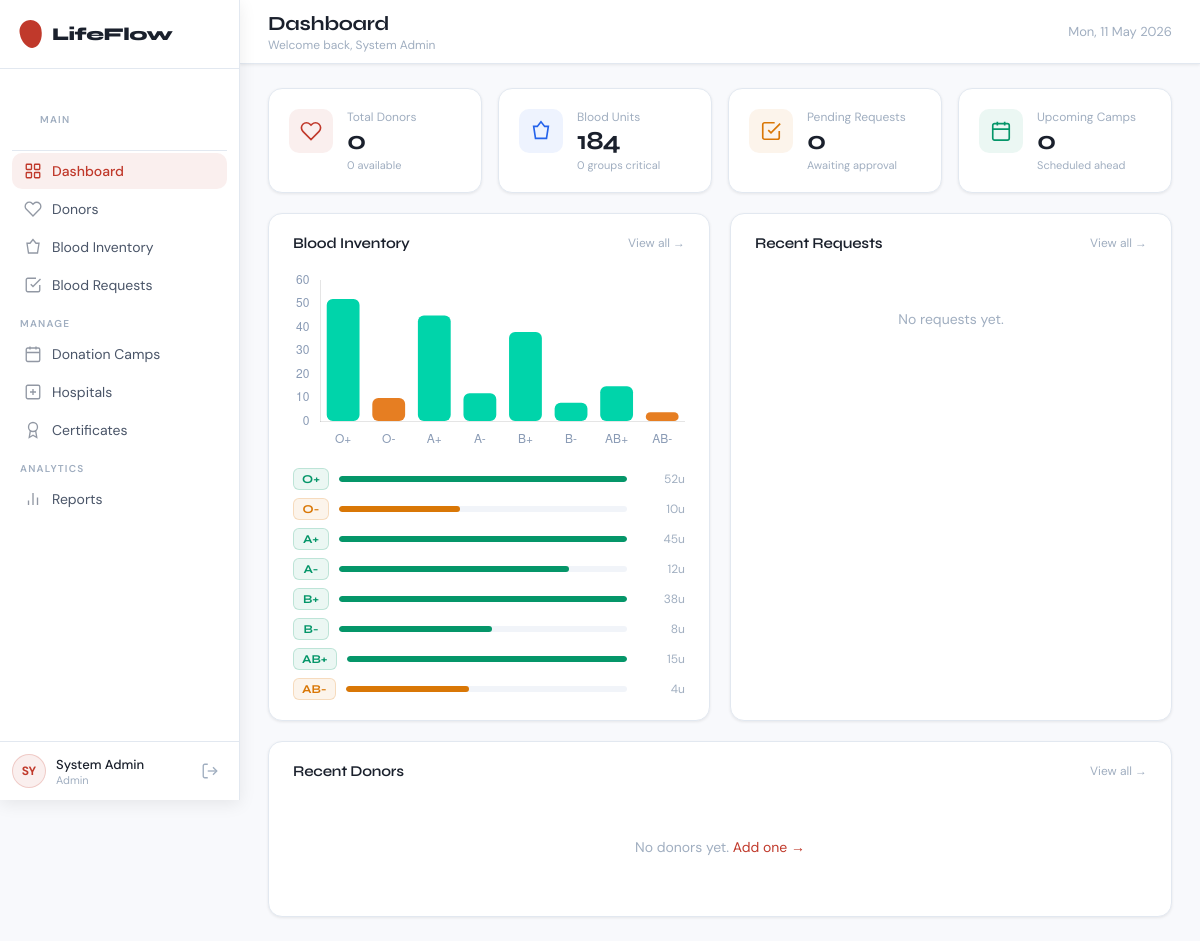
/pages/dashboard.php (signed in), run on the app's committed database.
### tables this page shows
CREATE TABLE blood_inventory (
  id             INT AUTO_INCREMENT PRIMARY KEY,
  blood_group    ENUM('A+','A-','B+','B-','AB+','AB-','O+','O-') NOT NULL UNIQUE,
  units          INT NOT NULL DEFAULT 0,
  critical_level INT NOT NULL DEFAULT 5,
  updated_at     TIMESTAMP NOT NULL DEFAULT CURRENT_TIMESTAMP ON UPDATE CURRENT_TIMESTAMP
);

### classes/Auth.php (called while the page is built, shortened)
<?php
class Auth {
    public static function currentUser(): array {
        return [
            'id'   => $_SESSION['user_id']   ?? null,
            'name' => $_SESSION['user_name'] ?? 'Guest',
            'role' => $_SESSION['user_role'] ?? '',
        ];
    }
}
?>

### pages/dashboard.php (the view, shortened to what this page needs)
<?php
require_once '../classes/Auth.php';
$user = Auth::currentUser();
$db   = Database::getInstance();
$totalDonors    = (int)$db->query("SELECT COUNT(*) FROM donors")->fetchColumn();
$availDonors    = (int)$db->query("SELECT COUNT(*) FROM donors WHERE is_available=1")->fetchColumn();
$totalUnits     = (int)$db->query("SELECT COALESCE(SUM(units),0) FROM blood_inventory")->fetchColumn();
$pendingReqs    = (int)$db->query("SELECT COUNT(*) FROM blood_requests WHERE status='pending'")->fetchColumn();
$upcomingCamps  = (int)$db->query("SELECT COUNT(*) FROM donation_camps WHERE status='upcoming' AND camp_date>=CURDATE()")->fetchColumn();
$criticalGroups = (int)$db->query("SELECT COUNT(*) FROM blood_inventory WHERE units<=critical_level")->fetchColumn();
$inventory = $db->query("SELECT blood_group, units, critical_level FROM blood_inventory ORDER BY FIELD(blood_group,'O+','O-','A+','A-','B+','B-','AB+','AB-')")->fetchAll();
$recentReqs = $db->query("SELECT br.id, br.blood_group, br.units_needed, br.urgency, br.status, br.requested_at, u.name as hospital_name FROM blood_requests br JOIN users u ON br.hospital_id=u.id ORDER BY br.requested_at DESC LIMIT 6")->fetchAll();
$recentDonors = $db->query("SELECT d.id, d.blood_group, d.city, d.last_donated, d.is_available, d.created_at, u.name, u.email FROM donors d JOIN users u ON d.user_id=u.id ORDER BY d.created_at DESC LIMIT 5")->fetchAll();
?>
<!DOCTYPE html>
<html lang="en">
<head>
<link rel="stylesheet" href="../assets/css/dashboard.css">
</head>
<body>
<?php require_once '../includes/sidebar.php'; ?>
<div class="main-wrap">
  <header class="topbar">
    <div class="topbar-left">
      <div><h1 class="page-title">Dashboard</h1><p class="page-sub">Welcome back, <?= htmlspecialchars($user['name']) ?></p></div>
    </div>
    <div class="topbar-right">
      <div class="topbar-date"><?= date('D, d M Y') ?></div>
    </div>
  </header>
  <div class="content">
    <div class="stats-grid">
      <div class="stat-card"><div class="stat-icon icon-red"><svg width="22" height="22" viewBox="0 0 24 24" fill="none" stroke="currentColor" stroke-width="1.8"><path d="M20.84 4.61a5.5 5.5 0 0 0-7.78 0L12 5.67l-1.06-1.06a5.5 5.5 0 0 0-7.78 7.78l1.06 1.06L12 21.23l7.78-7.78 1.06-1.06a5.5 5.5 0 0 0 0-7.78z"/></svg></div><div class="stat-body"><span class="stat-label">Total Donors</span><span class="stat-value"><?= $totalDonors ?></span><span class="stat-sub"><?= $availDonors ?> available</span></div></div>
      <div class="stat-card"><div class="stat-icon icon-blue"><svg width="22" height="22" viewBox="0 0 24 24" fill="none" stroke="currentColor" stroke-width="1.8"><path d="M12 2L8 7H4l2 13h12L20 7h-4L12 2z"/></svg></div><div class="stat-body"><span class="stat-label">Blood Units</span><span class="stat-value"><?= $totalUnits ?></span><span class="stat-sub <?= $criticalGroups>0?'text-danger':'' ?>"><?= $criticalGroups ?> groups critical</span></div></div>
      <div class="stat-card"><div class="stat-icon icon-amber"><svg width="22" height="22" viewBox="0 0 24 24" fill="none" stroke="currentColor" stroke-width="1.8"><path d="M9 11l3 3L22 4"/><path d="M21 12v7a2 2 0 0 1-2 2H5a2 2 0 0 1-2-2V5a2 2 0 0 1 2-2h11"/></svg></div><div class="stat-body"><span class="stat-label">Pending Requests</span><span class="stat-value"><?= $pendingReqs ?></span><span class="stat-sub">Awaiting approval</span></div></div>
      <div class="stat-card"><div class="stat-icon icon-green"><svg width="22" height="22" viewBox="0 0 24 24" fill="none" stroke="currentColor" stroke-width="1.8"><rect x="3" y="4" width="18" height="18" rx="2"/><path d="M16 2v4M8 2v4M3 10h18"/></svg></div><div class="stat-body"><span class="stat-label">Upcoming Camps</span><span class="stat-value"><?= $upcomingCamps ?></span><span class="stat-sub">Scheduled ahead</span></div></div>
    </div>
    <div class="grid-2">
      <div class="card">
        <div class="card-header"><h3>Blood Inventory</h3><a href="inventory.php" class="card-link">View all →</a></div>
        <div class="chart-wrap"><canvas id="invChart"></canvas></div>
        <div class="inventory-legend">
          <?php foreach($inventory as $inv):
            $pct = min(100, ($inv['units'] / max(1, $inv['critical_level']*3)) * 100);
            $cls = $inv['units'] <= $inv['critical_level'] ? 'crit' : ($inv['units'] <= $inv['critical_level']*1.5 ? 'warn' : 'ok');
          ?>
          <div class="inv-item">
            <span class="blood-badge <?= $cls ?>"><?= $inv['blood_group'] ?></span>
            <div class="inv-bar-wrap"><div class="inv-bar <?= $cls ?>" style="width:<?= round($pct) ?>%"></div></div>
            <span class="inv-units"><?= $inv['units'] ?>u</span>
          </div>
          <?php endforeach; ?>
        </div>
      </div>
      <div class="card">
        <div class="card-header"><h3>Recent Requests</h3><a href="requests.php" class="card-link">View all →</a></div>
        <?php if(empty($recentReqs)): ?>
        <div class="empty-state">No requests yet.</div>
        <?php endif; ?>
      </div>
    </div>
    <div class="card">
      <div class="card-header"><h3>Recent Donors</h3><a href="donors.php" class="card-link">View all →</a></div>
      <?php if(empty($recentDonors)): ?>
      <div class="empty-state">No donors yet. <a href="donors.php">Add one →</a></div>
      <?php endif; ?>
    </div>
  </div>
</div>
<script>
const inv = <?= json_encode(array_map(fn($i)=>['g'=>$i['blood_group'],'u'=>(int)$i['units'],'c'=>(int)$i['critical_level']], $inventory)) ?>;
new Chart(document.getElementById('invChart'), {
  type:'bar',
  data:{labels:inv.map(d=>d.g),datasets:[{data:inv.map(d=>d.u),backgroundColor:inv.map(d=>d.u<=d.c?'#e74c3c':d.u<=d.c*1.5?'#e67e22':'#00d4aa'),borderRadius:6,borderSkipped:false}]},
  options:{responsive:true,maintainAspectRatio:false,plugins:{legend:{display:false}},scales:{x:{grid:{color:'rgba(255,255,255,0.04)'},ticks:{color:'#8a9bb5'}},y:{grid:{color:'rgba(255,255,255,0.04)'},ticks:{color:'#8a9bb5'},beginAtZero:true}}}
});
</script>
</body></html>

### includes/sidebar.php (shortened to what this page needs)
<?php
$current = basename($_SERVER['PHP_SELF']);
function navItem($href, $label, $icon, $current) {
    $active = (basename($href) === $current) ? 'active' : '';
    return "<a href='$href' class='nav-item $active'>$icon<span>$label</span></a>";
}
$u = Auth::currentUser();
?>
<aside class="sidebar" id="sidebar">
  <a href="/bloodbank/public/home.php" class="sidebar-logo" style="text-decoration:none">
    <span class="logo-drop"></span>
    <span class="logo-text">LifeFlow</span>
  <nav class="sidebar-nav">
    <span class="nav-section">Main</span>
    <?= navItem('dashboard.php','Dashboard','<svg width="18" height="18" viewBox="0 0 24 24" fill="none" stroke="currentColor" stroke-width="1.8"><rect x="3" y="3" width="7" height="7" rx="1"/><rect x="14" y="3" width="7" height="7" rx="1"/><rect x="3" y="14" width="7" height="7" rx="1"/><rect x="14" y="14" width="7" height="7" rx="1"/></svg>',$current) ?>
    <?= navItem('donors.php','Donors','<svg width="18" height="18" viewBox="0 0 24 24" fill="none" stroke="currentColor" stroke-width="1.8"><path d="M20.84 4.61a5.5 5.5 0 0 0-7.78 0L12 5.67l-1.06-1.06a5.5 5.5 0 0 0-7.78 7.78l1.06 1.06L12 21.23l7.78-7.78 1.06-1.06a5.5 5.5 0 0 0 0-7.78z"/></svg>',$current) ?>
    <?= navItem('inventory.php','Blood Inventory','<svg width="18" height="18" viewBox="0 0 24 24" fill="none" stroke="currentColor" stroke-width="1.8"><path d="M12 2L8 7H4l2 13h12L20 7h-4L12 2z"/></svg>',$current) ?>
    <?= navItem('requests.php','Blood Requests','<svg width="18" height="18" viewBox="0 0 24 24" fill="none" stroke="currentColor" stroke-width="1.8"><path d="M9 11l3 3L22 4"/><path d="M21 12v7a2 2 0 0 1-2 2H5a2 2 0 0 1-2-2V5a2 2 0 0 1 2-2h11"/></svg>',$current) ?>
    <span class="nav-section">Manage</span>
    <?= navItem('camps.php','Donation Camps','<svg width="18" height="18" viewBox="0 0 24 24" fill="none" stroke="currentColor" stroke-width="1.8"><rect x="3" y="4" width="18" height="18" rx="2"/><path d="M16 2v4M8 2v4M3 10h18"/></svg>',$current) ?>
    <?= navItem('hospitals.php','Hospitals','<svg width="18" height="18" viewBox="0 0 24 24" fill="none" stroke="currentColor" stroke-width="1.8"><rect x="3" y="3" width="18" height="18" rx="2"/><path d="M12 8v8M8 12h8"/></svg>',$current) ?>
    <?= navItem('certificates.php','Certificates','<svg width="18" height="18" viewBox="0 0 24 24" fill="none" stroke="currentColor" stroke-width="1.8"><circle cx="12" cy="8" r="6"/><path d="M15.477 12.89L17 22l-5-3-5 3 1.523-9.11"/></svg>',$current) ?>
    <span class="nav-section">Analytics</span>
    <?= navItem('reports.php','Reports','<svg width="18" height="18" viewBox="0 0 24 24" fill="none" stroke="currentColor" stroke-width="1.8"><line x1="18" y1="20" x2="18" y2="10"/><line x1="12" y1="20" x2="12" y2="4"/><line x1="6" y1="20" x2="6" y2="14"/></svg>',$current) ?>
  </nav>
  <div class="sidebar-footer">
    <div class="user-pill">
      <div class="user-avatar"><?= strtoupper(substr($u['name'],0,2)) ?></div>
      <div class="user-info">
        <span class="user-name"><?= htmlspecialchars($u['name']) ?></span>
        <span class="user-role"><?= ucfirst(htmlspecialchars($u['role'])) ?></span>
      </div>
    </div>
    <a href="/bloodbank/logout.php" class="logout-btn" title="Logout">
      <svg width="18" height="18" viewBox="0 0 24 24" fill="none" stroke="currentColor" stroke-width="1.8"><path d="M9 21H5a2 2 0 0 1-2-2V5a2 2 0 0 1 2-2h4"/><polyline points="16 17 21 12 16 7"/><line x1="21" y1="12" x2="9" y2="12"/></svg>
    </a>
  </div>
</aside>

### data on the page
blood_inventory: blood_group "O+", units "52"
blood_inventory: blood_group "O-", critical_level 8 (drawn), units "10"
blood_inventory: blood_group "A+", units "45"
blood_inventory: blood_group "A-", critical_level 5 (drawn), units "12"
blood_inventory: blood_group "B+", units "38"
blood_inventory: blood_group "B-", critical_level 5 (drawn), units "8"
blood_inventory: blood_group "AB+", critical_level 5 (drawn), units "15"
blood_inventory: blood_group "AB-", critical_level 3 (drawn), units "4"

### other printed values
$label "Dashboard Donors Blood Inventory Blood Requests Donation Camps Hospitals Certificates Reports"
substr($u['name'],0,2) "SY"
$u['name'] "System Admin"
$u['role'] "Admin"
$user['name'] "System Admin"
$totalDonors "0"
$availDonors "0"
$totalUnits "184"
$criticalGroups "0"
$pendingReqs "0"
$upcomingCamps "0"
